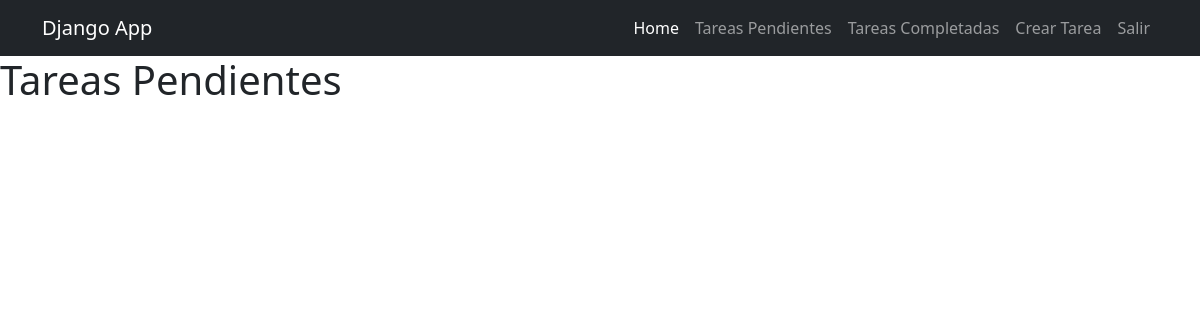
The app's page /tasks/ (signed in), older data.
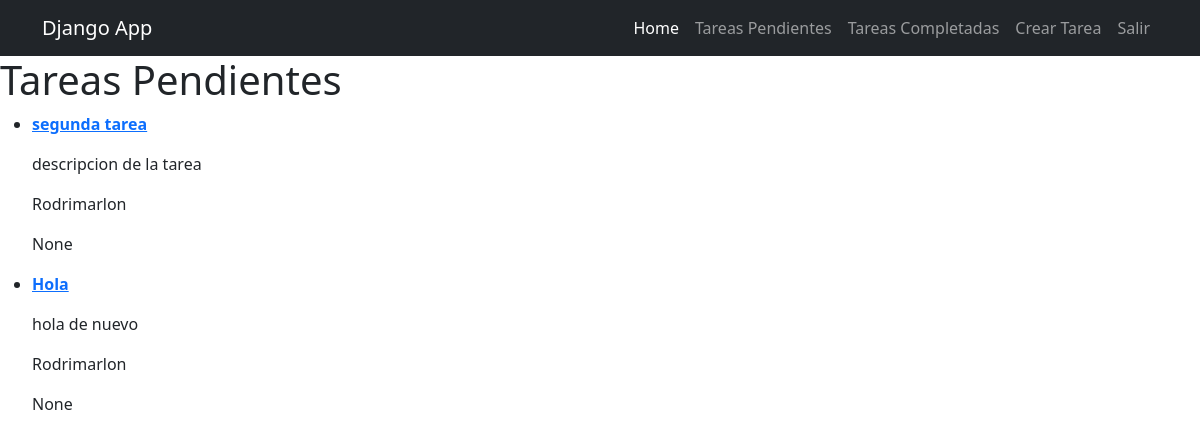
The same page, newer data.
### tasks/models.py (models this page shows, shortened)
class Task(models.Model):
    title = models.CharField(max_length=100)
    description = models.TextField(blank=True)
    created =  models.DateTimeField(auto_now_add=True)
    date_completed = models.DateTimeField(null=True, blank=True)
    impotant = models.BooleanField(default=False)
    user = models.ForeignKey(User, on_delete=models.CASCADE)

### tasks/views.py (the view)
# urls.py: path('', include('tasks.urls'))
@login_required
def tasks(request):
    tasks = Task.objects.filter(user=request.user, date_completed__isnull=True)
    return render(request, 'tasks.html', {'tasks': tasks})

### tasks/templates/tasks.html
{% extends 'base.html' %}
{% block content %}
<h1>Tareas Pendientes</h1>
{% for task in tasks %}
<ul>
        <li>
            <p>
                <a href="{% url 'task_detail' task.id %}">
                    {% if task.impotant %}
                    <strong>{{task.title}}</strong>
                    {% else %}
                    {{task.title}}
                    {% endif %}
                </a>
            </p>
            <p>{{task.description}}</p>
            <p>{{task.user}}</p>
            <p>{{task.date_completed}}</p>
        </li>
</ul>
{% endfor %}
{% endblock %}

### tasks/templates/base.html (shortened to what this page needs)
<!DOCTYPE html>
<html lang="en">
<head>
    <link rel="stylesheet" href="https://cdn.jsdelivr.net/npm/bootstrap@5.3.0/dist/css/bootstrap.min.css">
</head>
<header>
<nav class="navbar navbar-expand-lg bg-dark navbar-dark">
  <div class="container">
    <a class="navbar-brand" href="/">Django App</a>
    <div class="collapse navbar-collapse" id="navbarNav">
      <ul class="navbar-nav ms-auto">
        <li class="nav-item">
            <a class="nav-link active" aria-current="page" href="/">Home</a>
        </li>
    {% if user.is_authenticated %}
        <li class="nav-item">
            <a class="nav-link" href="/tasks/">Tareas Pendientes</a>
        </li>
        <li class="nav-item">
            <a class="nav-link" href="{% url 'tasks_complete' %}">Tareas Completadas</a>
        </li>
        <li class="nav-item">
            <a class="nav-link" href="/create_task/">Crear Tarea</a>
        </li>
        <li class="nav-item">
            <a class="nav-link" href="/logout/">Salir</a>
        </li>
    {% endif %}
    </div>
  </div>
</nav>
</header>
<body>
    {% block content %}
    {% endblock %}
</body>
</html>

Row changes from the older to the newer data that the page shows:
added Task: title "segunda tarea", description "descripcion de la tarea", user "Rodrimarlon", date_completed "None"
added Task: title "Hola", description "hola de nuevo", user "Rodrimarlon", date_completed "None"
